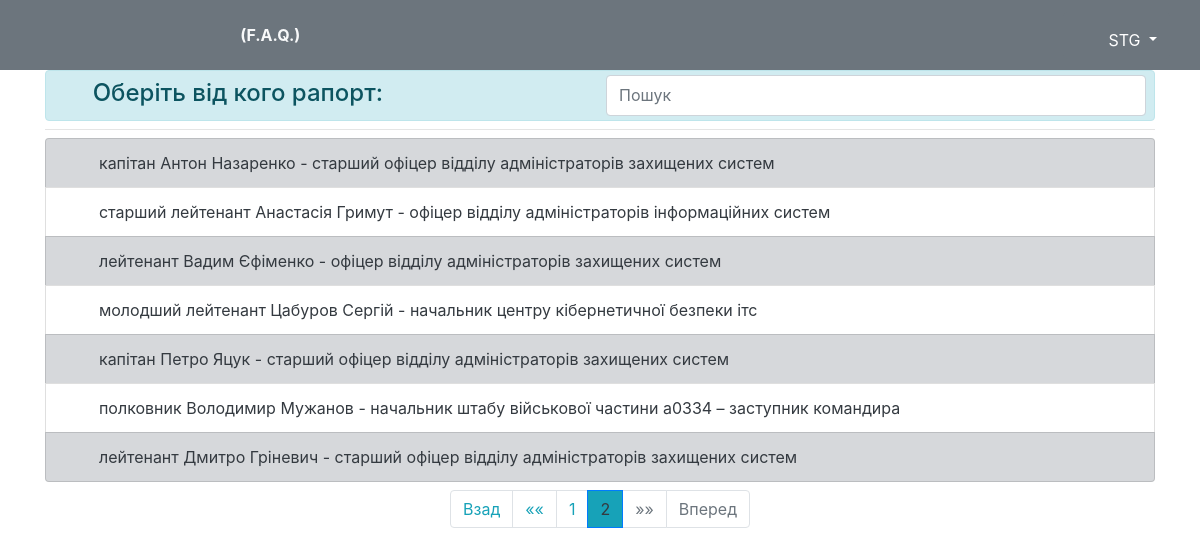
/serviceman_list?page=2 (signed in), run on the app's committed database.
### reports/models.py (models this page shows, shortened)
class Serviceman(models.Model):
    first_name = models.CharField(max_length=255, verbose_name="Ім'я")
    last_name = models.CharField(max_length=255, verbose_name="Прізвище")
    to_first_name = models.CharField(max_length=255, verbose_name="Ім'я, давальний відмінок (Петру, Євгенії, Дмитру...)")
    to_last_name = models.CharField(max_length=255, verbose_name="Прізвище, давальний відмінок (Яцуку, Куріло, Павленку...)")
    for_first_name = models.CharField(max_length=255, verbose_name="Ім'я, знахідний відмінок (Петра, Євгенії, Дмитра...)")
    for_last_name = models.CharField(max_length=255, verbose_name="Прізвище, знахідний відмінок (Яцука, Куріло, Павленка...)")
    rank = models.ForeignKey('Rank', on_delete=models.DO_NOTHING, verbose_name="військове звання")
    unit = models.ForeignKey('Unit', on_delete=models.DO_NOTHING, verbose_name="Підрозділ")
    position = models.ForeignKey('Position', on_delete=models.DO_NOTHING, null=True, verbose_name="Посада")
    class Meta:
        verbose_name = "Військовослужбовці__"
        verbose_name_plural = "Військовослужбовці"

class Rank(models.Model):
    name = models.CharField(max_length=255, verbose_name="військове звання (полковник, лейтенант..)")
    to_name = models.CharField(max_length=255, blank=True, null=True, verbose_name="військове звання, давальний відмінок (полковнику, лейтенанту..)")
    for_name = models.CharField(max_length=255, blank=True, null=True, verbose_name="військове звання, знахідний відмінок (полковника, лейтенанта..)")
    def __str__(self):
        return self.name
    class Meta:
        verbose_name = "Військові звання__"
        verbose_name_plural = "Військові звання"

class Position(models.Model):
    position_title = models.CharField(max_length=255, verbose_name="посада (офіцер, старший офіцер, начальник)")
    position_tail = models.CharField(max_length=255, default='', blank=True, verbose_name="додаткова посада. Наприклад:(заступник начальника, перший заступник командира...)  !!! назву підрозділу НЕ ВКАЗУВАТИ  !!!")
    unit = models.ForeignKey('Unit', on_delete=models.DO_NOTHING, verbose_name="підрозділ")
    supervisor = models.BooleanField(default=False, blank=True, null=True, verbose_name="командир/начальник підрозділу")
    temp_supervisor = models.BooleanField(default=False, blank=True, null=True, verbose_name="тимчасово виконуючий обов'язки командира/начальника")
    def __str__(self):
        if self.temp_supervisor:
            pos_result = "Тимчасово виконуючий обов'язки\n" + self.position_title.split()[0] + "а"
        else:
            pos_result = self.position_title[0].capitalize() + self.position_title[1:]
        pos_result += " " + self.unit.name
        if len(self.position_tail) > 0:
            pos_result += " – " + self.position_tail
        return pos_result
    class Meta:
        verbose_name = "Посада__"
        verbose_name_plural = "Посади"

class Unit(models.Model):
    name = models.CharField(max_length=255, verbose_name="назва підрозділу в РОДОВОМУ відміноку (відділу аналізу інцидентів кібернетичної безпеки)")
    parent_unit = models.ForeignKey('self', on_delete=models.CASCADE, null=True, blank=True, verbose_name="вищій підрозділ (віддліл->центр->..)")
    class Meta:
        verbose_name = "Підрозділ"
        verbose_name_plural = "Підрозділи"

### reports/views.py (the view)
# urls.py: path('serviceman_list', views.serviceman_list_view, name='users'),
def serviceman_list_view(request):
    serviceman_list = Serviceman.objects.all().order_by('id')
    paginator = Paginator(serviceman_list, 7)
    page_number = request.GET.get('page')
    page_obj = paginator.get_page(page_number)
    context = {
        'serviceman_list': page_obj
    }
    return render(request, 'reports/serviceman_list.html', context)

### reports/templates/reports/serviceman_list.html (shortened to what this page needs)
{% extends 'reports/base.html' %}
{% block content %}
    <div class="alert alert-info align-items-center my-0 py-0 pr-2" role="alert">
        <div class="form-group row my-1">
            <div class="col-12 d-flex">
                <h4 class="mr-auto mt-1"><i class="fas fa-address-book mr-2"></i>Оберіть від кого рапорт:</h4>
                <input type="search" id="search_input" class="form-control w-50" placeholder="Пошук">
            </div>
        </div>
    </div>
    <hr class="my-2">
    <div id="main-users">
        <ul class="list-group">
            {% for serviceman in serviceman_list %}
                <li class="list-group-item {% cycle 'list-group-item-secondary' '' %}">
                    <a class="text-dark"
                       href="{% url 'reports:edit_service_members_chain' serviceman_id=serviceman.id %}">
                        <span><i class="fas fa-angle-right mr-3"></i></span>
                        {{ serviceman.rank }} {{ serviceman.first_name|title }}
                        {{ serviceman.last_name|title }} - {{ serviceman.position|lower }}</a>
                </li>
            {% endfor %}
        </ul>
    </div>
    <nav id="navigator" aria-label="PAGES NAVIGATION" class="mt-2">
        {% if serviceman_list.has_other_pages %}
            <ul class="pagination justify-content-center">
                {% if serviceman_list.has_previous %}
                    <li class="page-item"><a class="page-link text-info"
                                             href="?page={{ serviceman_list.previous_page_number }}">Взад</a>
                    </li>
                    <li class="page-item"><a class="page-link text-info"
                                             href="?page=1">&laquo;&laquo;</a>
                    </li>
                {% else %}
                    <li class="page-item disabled"><a class="page-link" href="#">Взад</a></li>
                    <li class="page-item disabled"><a class="page-link" href="#">&laquo;&laquo;</a></li>
                {% endif %}
                {% for i in serviceman_list.paginator.page_range %}
                    {% if i == serviceman_list.number %}
                        <li class="page-item active">
                            <span class="page-link text-dark bg-info">{{ serviceman_list.number }}</span>
                        </li>
                    {% else %}
                        <li class="page-item">
                            <a class="page-link text-info"
                               href="?page={{ i }}">{{ i }}</a>
                        </li>
                    {% endif %}
                {% endfor %}
                {% if serviceman_list.has_next %}
                    <li class="page-item"><a class="page-link text-info"
                                             href="?page={{ serviceman_list.paginator.num_pages }}">&raquo;&raquo;</a>
                    </li>
                    <li class="page-item"><a class="page-link text-info"
                                             href="?page={{ serviceman_list.next_page_number }}">Вперед</a>
                    </li>
                {% else %}
                    <li class="page-item disabled"><a class="page-link" href="#">&raquo;&raquo;</a></li>
                    <li class="page-item disabled"><a class="page-link" href="#">Вперед</a></li>
                {% endif %}
            </ul>
        {% endif %}
    </nav>
{% endblock %}

### reports/templates/reports/base.html (shortened to what this page needs)
{% load static %}
<!doctype html>
<html lang="en">
<head>
    <link rel="stylesheet" href="{% static 'fontawesome-free-5.11.2-web/css/all.css' %}">
    <link href="https://maxcdn.bootstrapcdn.com/bootstrap/4.0.0/css/bootstrap.min.css"
 rel="stylesheet"/>
    <link rel="stylesheet" type="text/css" href="{% static 'custom-css/custom_styles.css' %}"/>
</head>
<body>
<nav class="navba fixed-top navbar-expand navbar-dark bg-secondary">
    <div class="container form-inline">
        <a href="/" class="navbar-brand ml-3">
            <i class="fas fa-greater-than fa-3x text-light"></i></a>
            <div class="collapse navbar-collapse">
                {% if user.is_authenticated %}
                    <ul class="navbar-nav mr-auto d-flex align-items-center">
                        <li class="nav-item">
                            <a id="nav-bar-link-no-underline" href="{% url 'reports:index' %}">
                                <span class="nav-link text-light text-uppercase font-weight-normal px-3">
                                    <i class="fas fa-file-alt fa-2x text-danger"></i>
                                    <i class="fas fa-file-alt fa-2x text-warning"></i>
                                    <i class="fas fa-file-alt fa-2x text-light"></i>
                                </span>
                            </a>
                        </li>
                        <li class="nav-item"><a class="nav-link text-light text-uppercase font-weight-bold px-3"
                                                href="#">(F.A.Q.)</a></li>
                    </ul>
                    <div class="dropdown">
                        <button class="btn btn-secondary dropdown-toggle align-self-baseline" type="button"
                                id="dropdownMenuButton"
                                data-toggle="dropdown" aria-haspopup="true" aria-expanded="false">
                            <span class="fas fa-child fa-2x mr-2"></span><span>{{ user.username|upper }}</span>
                        </button>
                    </div>
                {% endif %}
            </div>
    </div>
</nav>
<div class="container">
    {% block content %}{% endblock %}
</div>
</body>
</html>

### reports/static/custom-css/custom_styles.css (style rules this page uses)
body { padding-top: 70px; }

### data on the page
Serviceman: rank "капітан", first_name "Антон", last_name "Назаренко", position "старший офіцер відділу адміністраторів захищених систем"
Serviceman: rank "старший лейтенант", first_name "Анастасія", last_name "Гримут", position "офіцер відділу адміністраторів інформаційних систем"
Serviceman: rank "лейтенант", first_name "Вадим", last_name "Єфіменко", position "офіцер відділу адміністраторів захищених систем"
Serviceman: rank "молодший лейтенант", first_name "Цабуров", last_name "Сергій", position "начальник центру кібернетичної безпеки ітс"
Serviceman: rank "капітан", first_name "Петро", last_name "Яцук", position "старший офіцер відділу адміністраторів захищених систем"
Serviceman: rank "полковник", first_name "Володимир", last_name "Мужанов", position "начальник штабу військової частини а0334 – заступник командира"
Serviceman: rank "лейтенант", first_name "Дмитро", last_name "Гріневич", position "старший офіцер відділу адміністраторів захищених систем"

### other printed values
{{ user.username|upper }} "STG"
{{ i }} "1"
{{ serviceman_list.number }} "2"
